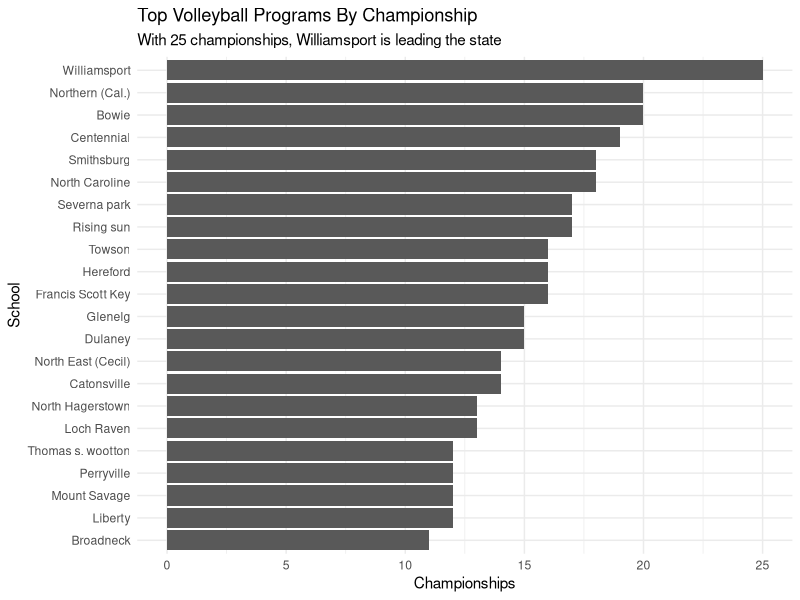

Write R code to recreate this figure.
## ---- chunk 1
library(tidyverse)
## ---- chunk 2
volleyball <- read_csv("championships.csv")
## ---- chunk 3
championdata <- volleyball |> group_by(School, Status = "Champion") |> summarise(count=n())
## ---- chunk 4
champover10 <- championdata |> filter(count > 10) 
## ---- chunk 5
ggplot() + 
  geom_bar(
    data=champover10, 
    aes(x=reorder(School, count),
        weight=count))  + 
  labs(
    title="Top Volleyball Programs By Championship",
    subtitle = "With 25 championships, Williamsport is leading the state",
    x="School", 
    y="Championships") + 
  theme_minimal() + 
  coord_flip()
